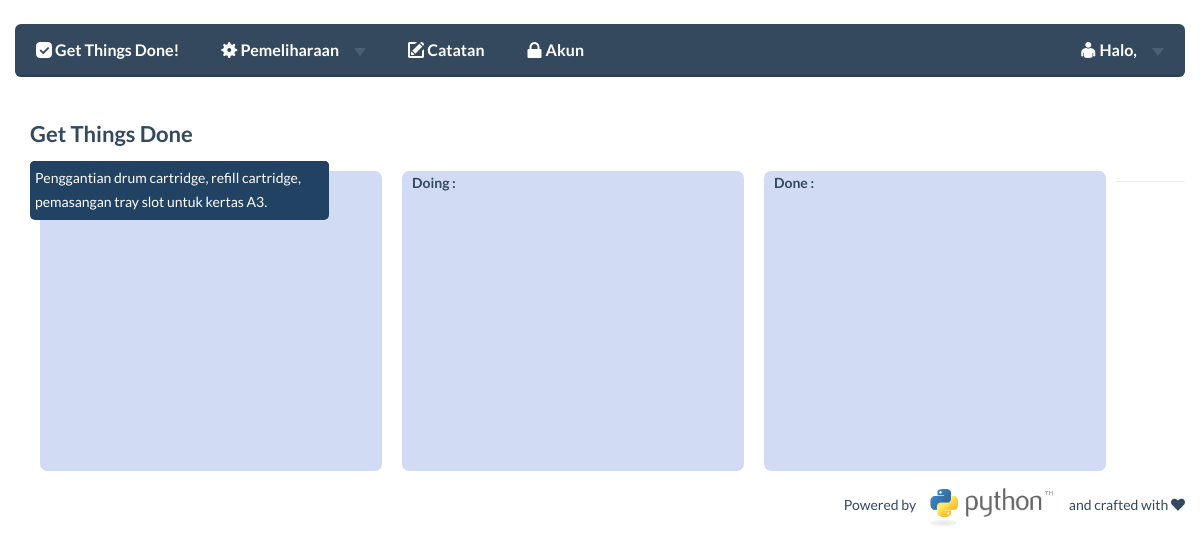
The page /main/ (signed in) on the database as committed earlier.
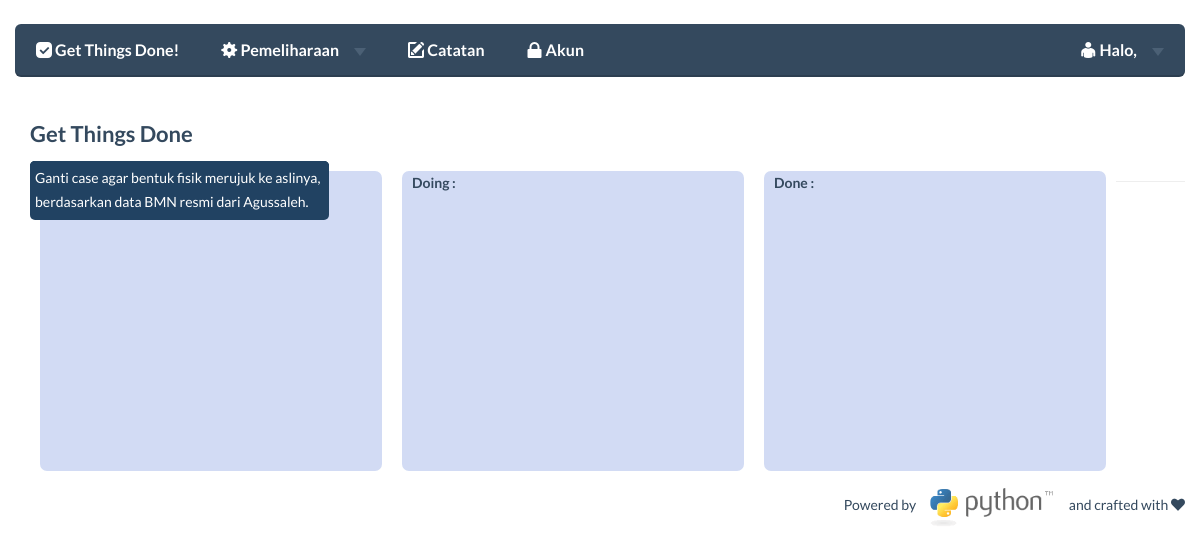
The same page on the database as committed later.
### main/models.py (models this page shows)
class Tindakan(models.Model):
	noid_tin = models.AutoField(primary_key=True)
	noid_hw = models.ForeignKey(Hardware)
	username = models.ForeignKey(User)
	tanggal_buka = models.CharField(max_length=50)
	tanggal_tutup = models.CharField(max_length=50)
	jenis_tindakan = models.CharField(max_length=500)
	masalah = models.CharField(max_length=500)
	penyelesaian = models.CharField(max_length=500)
	status = models.CharField(max_length=20)
	time_create = models.CharField(max_length=50)

### main/views.py (the view)
def index(request):
    if request.user.is_authenticated():
        context=RequestContext(request)
        from main.models import Hardware, User, Tindakan, Lokasi, Kathw
        tindakan_list = Tindakan.objects.filter(status='Proses')
        for x in tindakan_list:
            x.short_title = x.masalah
        from main.models import Kanban
        gtd_data = Kanban.objects.all()
        import jsonpickle, json
        i=0
        gtd_array = {}
        for y in gtd_data:
            gtd_array[i]= {}
            gtd_array[i]['noid_tin'] = y.noid_tin.noid_tin
            gtd_array[i]['noid_kanban'] = y.noid_kanban
            gtd_array[i]['urut'] = y.urut
            gtd_array[i]['owner'] = y.owner
            i=i+1
        gtd = json.dumps(gtd_array)
        context_dict = {'tindakan_list' : tindakan_list, 'gtd' : gtd}
        return render_to_response('main/kanban.html', context_dict, context)
    else :
        return HttpResponseRedirect("/main/login")

### templates/main/kanban.html (shortened to what this page needs)
<!DOCTYPE html>
{% extends 'main/base.html' %}
{% load static %}
	{% block button_block %}
	<h4 class="">Get Things Done</h4>
<div>
        <div class="dropbox" id="todo"><div class="dropbox_text"><strong>To Do : </strong></div></div>
        <div class="dropbox" id="doing"><div class="dropbox_text"><strong>Doing : </strong></div></div>
<div class="dropbox" id="done"><div class="dropbox_text"><strong>Done : </strong></div></div>
        {% for tindakan in tindakan_list %}
        <div class="dragbox" id="{{ tindakan.noid_tin }}">{{ tindakan.masalah }}</div>
        {% endfor %}
 </div>
	{% endblock %}

### templates/main/base.html (shortened to what this page needs)
<!DOCTYPE html>
{% load static %}
<html>
    <head>
    <link href="{% static 'bootstrap/css/bootstrap.css' %}" rel="stylesheet">
    <link href="{% static 'css/flat-ui.css' %}" rel="stylesheet">
    <link href="{% static 'css/jquery-ui.css' %}" rel="stylesheet">
    <link href="{% static 'css/drag.css' %}" rel="stylesheet">
    <link href="{% static 'autocomplete/autocomplete-0.3.0.css' %}" rel="stylesheet">
    </head>
    <body>
    	<br>
 	<div class="container">
 		<div class="demo-row">
		 	<div class="row demo-row">
		          <nav class="navbar navbar-inverse navbar-embossed" role="navigation">
		            <div class="collapse navbar-collapse" id="navbar-collapse-01">
		              <ul class="nav navbar-nav navbar-left">
		              	{% if not user.is_authenticated %}
		              	<li><a href="#">The IT Crowd</a></li>
		                {% else %}
		                <li><a href="/main"><span class="fui-checkbox-checked"></span> Get Things Done!</a></li>
		                 <li class="dropdown">
			                  <a href="#" class="dropdown-toggle" data-toggle="dropdown"><span class="fui-gear"></span> Pemeliharaan <b class="caret"></b></a>
			                </li>
		                <li><a href="#"><span class="fui-new"></span> Catatan</a></li>
		                <li><a href="#"><span class="fui-lock"></span> Akun</a></li>
		                {% endif %}
		               </ul>
		               {% if user.is_authenticated %}
			               <ul class="nav navbar-nav navbar-right">
			                 <li class="dropdown">
			                  <a href="#" class="dropdown-toggle" data-toggle="dropdown"><span class="fui-user"></span> Halo, {{ current_user }} <b class="caret"></b></a>
			                </li>
			               </ul>
			            {% endif %}
		            </div>
		          </nav>
 		</div>
        <div>
        	{% block button_block %}{% endblock %}
        </div>
    </div>
    <div class="container">
    	<hr>
		<div class="pull-right">
		Powered by <img src="{% static 'images/python-logo.gif' %}" width="150px">and crafted with <span class="fui-heart"></span>
		</div>
    </div>
    </body>
</html>

### static/css/drag.css (style rules this page uses)
.dragbox { float:left; position:absolute; background: #214262 !important; color:#FFFFFF; border-radius:5px; padding:5px; display:none; z-index:1; cursor:all-scroll; }
.dropbox_text { padding-top:-20px; }
.dropbox { float:left; border-radius:7px; width:30%; height:300px; background: #D2DBF4; margin:10px 10px 10px 10px; padding-left:10px; }

Rows that differ between the two databases and show on the page:
changed Tindakan: masalah "Penggantian drum cartridge, refill cartridge, pemasangan tray slot untuk kertas A3." → "Ganti case agar bentuk fisik merujuk ke aslinya, berdasarkan data BMN resmi dari Agussaleh."
